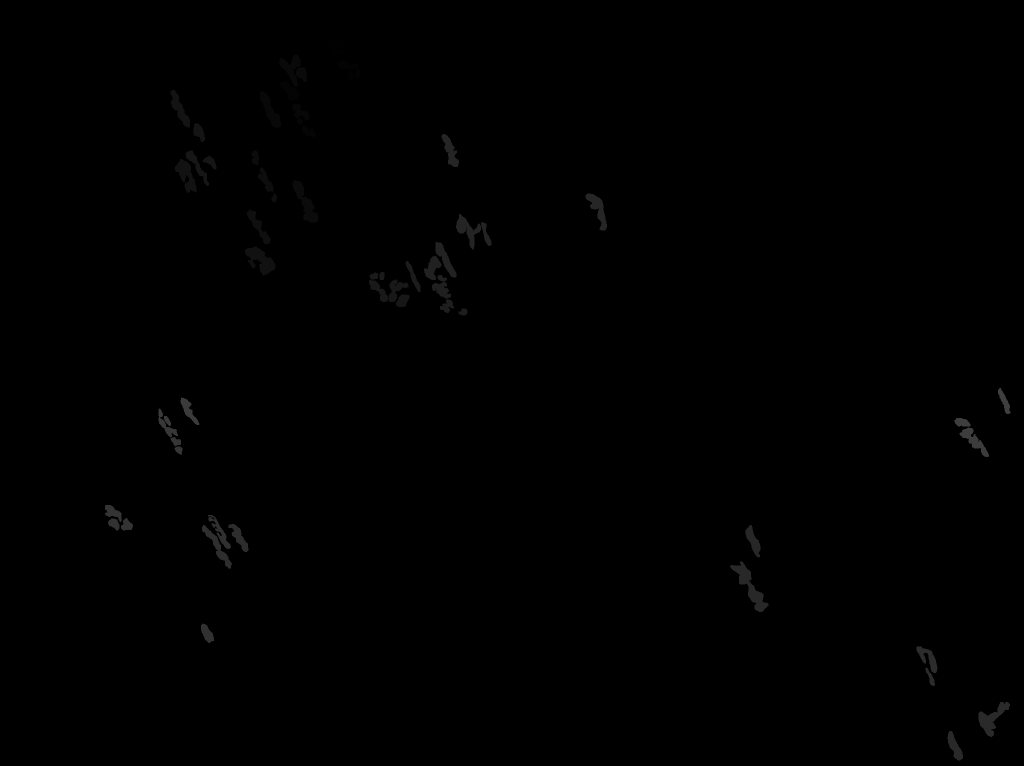
#> input picture images/modelo_02.jpg_annotation.ome.tiff, 2048 x 1532 px, given in place of m_01.jpg, which was not available (shown at 1/2 size)
$ jupyter execute --allow-errors arrombado_v12x.ipynb   (older library calls are emulated)   (text cells are left out)
#> lines starting #> are read from the running program, lines starting #| are printed output that depends on the picture; after the words box and inside, x2 and y2 are one past the last pixel; in counts of white or black regions, pixels touching at a corner belong together; pictures that were not available may be replaced by others from this repository, and a replacement may not be noted
[cell 1]
import numpy as np
import cv2
import pandas as pd
from matplotlib import pyplot as plt
from skimage import io, img_as_float
import seaborn as sns
from skimage.filters import roberts, sobel, scharr, prewitt
from scipy import ndimage as nd
import seaborn as sns
from skimage import img_as_float, exposure, img_as_ubyte
from skimage.morphology import disk
from skimage.filters import rank

[cell 2]
path_das_imagens = '/content/drive/My Drive/Colab Notebooks/arrombado/modelos/m_01.jpg'
mask_path = '/content/drive/My Drive/Colab Notebooks/arrombado/modelos/m_01_template.tiff'

[cell 3]
def train_model(path, mask_path):
    'process the image for train the model'
    'retorns df with features and the label column'
    img = _importar_imagem(path)
    df_1 = _process_img(img)
    df_1 = _get_label(mask_path, df_1)
    print('train_model concluded')
    return df_1

def implement_model(path):
    'process the image for use in the trained model'
    ' returns: df, image dimensions and the img in grayscale'
    img = _importar_imagem(path)
    df_1 = _process_img(img)
    a,b = _get_shape(img)
    print('implement_model concluded')
    return df_1, a,b, img

def _importar_imagem(path):
    'enter the img path '
    'returns the img in grayscale'
    img = cv2.imread(path)
#> img is the input picture: shape (1532, 2048, 3); min 0, max 63, mean 0.4
    #img = io.imread(path)
    #img = np.array(img, dtype=np.uint8)
    #dtype = np.uint8
    img = cv2.cvtColor(img, cv2.COLOR_BGR2GRAY)
#> img: shape (1532, 2048)
    return img

# [5 lines left out: function _get_shape, not called in this run]

def _process_img(img):
    'uses the img for feature extraction'
    df_1 = pd.DataFrame()

    'v1.0'
    """
    df_1['original_img'] = img.reshape(-1)
    df_1 = _get_gabor(df_1, img)
    df_1 = _get_canny(img, df_1)
    df_1 = _get_prewitt(img, df_1)
    df_1 = _get_roberts(img, df_1)
    df_1 = _get_scharr(img, df_1)
    df_1 = _get_sobel(img, df_1)
    for sigma in [0.25,0.5,0.75,1,1.25,1.5,1.75,2,2.25,2.5,2.75,3]:
        df_1 = _get_gaussian(img, df_1, sigma)
    """

    'v1.1'
    """
    df_1['original_img'] = img.reshape(-1)
    df_1 = _get_gabor(df_1, img)
    df_1 = _get_canny(img, df_1)
    df_1 = _get_prewitt(img, df_1)
    df_1 = _get_roberts(img, df_1)
    df_1 = _get_scharr(img, df_1)
    df_1 = _get_sobel(img, df_1)
    df_1 = _get_histogram_equalization(img, df_1)
    df_1 = _CLAHE(img, df_1)

    for sigma in [0.25,0.5,0.75,1,1.25,1.5,1.75,2,2.25,2.5,2.75,3]:
        df_1 = _get_gaussian(img, df_1, sigma)
    """
    'v1.2.0'
    #"""
    df_1['original_img'] = img.reshape(-1)
    for sigma in [0.25,0.5,0.75,1,1.25,1.5,1.75,2,2.25,2.5,2.75,3]:
        df_1 = _get_gaussian(img, df_1, sigma)
#> this loop made 12 passes
#> df_1 on passes 1 to 12: table of 3137536 rows and 2 columns, table of 3137536 rows and 3 columns, table of 3137536 rows and 4 columns, table of 3137536 rows and 5 columns, table of 3137536 rows and 6 columns, table of 3137536 rows and 7 columns, table of 3137536 rows and 8 columns, table of 3137536 rows and 9 columns, table of 3137536 rows and 10 columns, table of 3137536 rows and 11 columns, table of 3137536 rows and 12 columns, table of 3137536 rows and 13 columns
#> in train_model, `df_1 = _process_img(img)`: df_1 = table of 3137536 rows and 13 columns
    #"""

    'v1.2.1'
    """
    df_1['original_img'] = img.reshape(-1)
    """
    'v1.2.2'
    """
    for sigma in [0.25,0.5,0.75,1,1.25,1.5,1.75,2,2.25,2.5,2.75,3]:
        df_1 = _get_gaussian(img, df_1, sigma)
    """

    print('function executed')
    return df_1

# [26 lines left out: function _get_gabor, not called in this run]


'''
    for theta in range(2): #humber of thetas
        theta = theta / 8 * np.pi
        for sigma in (0.5, 1, 1.5, 2, 2.5, 3): # uses sigma 1 and 3
            for lamda in np.arange(0, pi, pi/8):
                for gamma in (0.05 , 0.5, 1, 1.5 ):
                    #generate the gabor kernel
                    gabor_label = 'gabor'+str(num)
                    ksize = 5
                    kernel = cv2.getGaborKernel((ksize,ksize), sigma,theta, lamda, gamma,0, ktype = cv2.CV_32F)

                    kernels.append(kernel) # add o kernel criado numa lista

                    filtered_img = cv2.filter2D(img_1, cv2.CV_8UC3, kernel) #filtra a imagem com o kernel_gabor
                    df_1[gabor_label] = filtered_img.reshape(-1) # add a imagem filtrada no df, como um feature
                    print(gabor_label, 'theta',theta, 'sigma', sigma, 'lamda', lamda, 'gamma', gamma)
                    num += 1
'''
# gabor params filter data


# [29 lines left out: functions _get_canny, _get_roberts, _get_sobel, _get_scharr, _get_prewitt, not called in this run]

def _get_gaussian(img, df_1, sigma_):
    gaussian_label = 'gauss_sigma_' + str(sigma_)
    gaussian = nd.gaussian_filter(img, sigma_)
    gaussian = gaussian.reshape(-1)
    df_1[gaussian_label] = gaussian
    return df_1

def _get_label(mask_path, df_1):
    'insert labeled img for the model and returns the labels to the df'
    'the labeled img is returned as a binary img'
    labeled_img = _importar_imagem(mask_path)
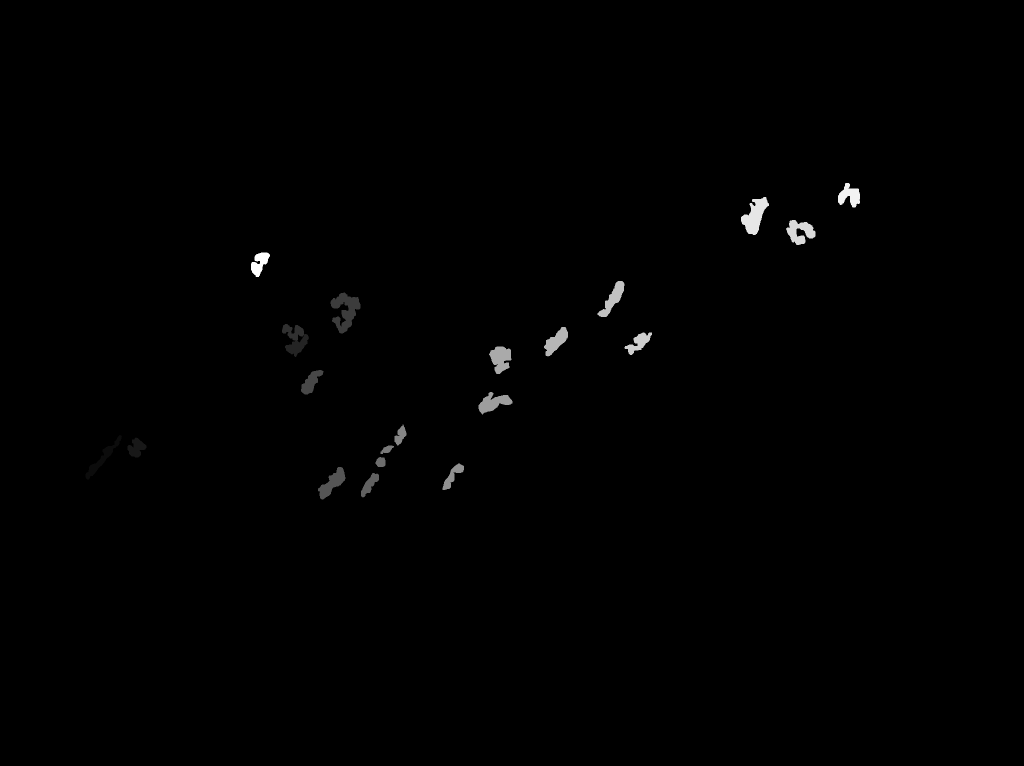
#> input picture images/m_01_template.tiff, 2048 x 1532 px, found by its file name (shown at 1/2 size)
#> in _importar_imagem, img is the input picture: shape (1532, 2048, 3); min 0, max 21, mean 0.1
    segm_1 = (labeled_img > 0)
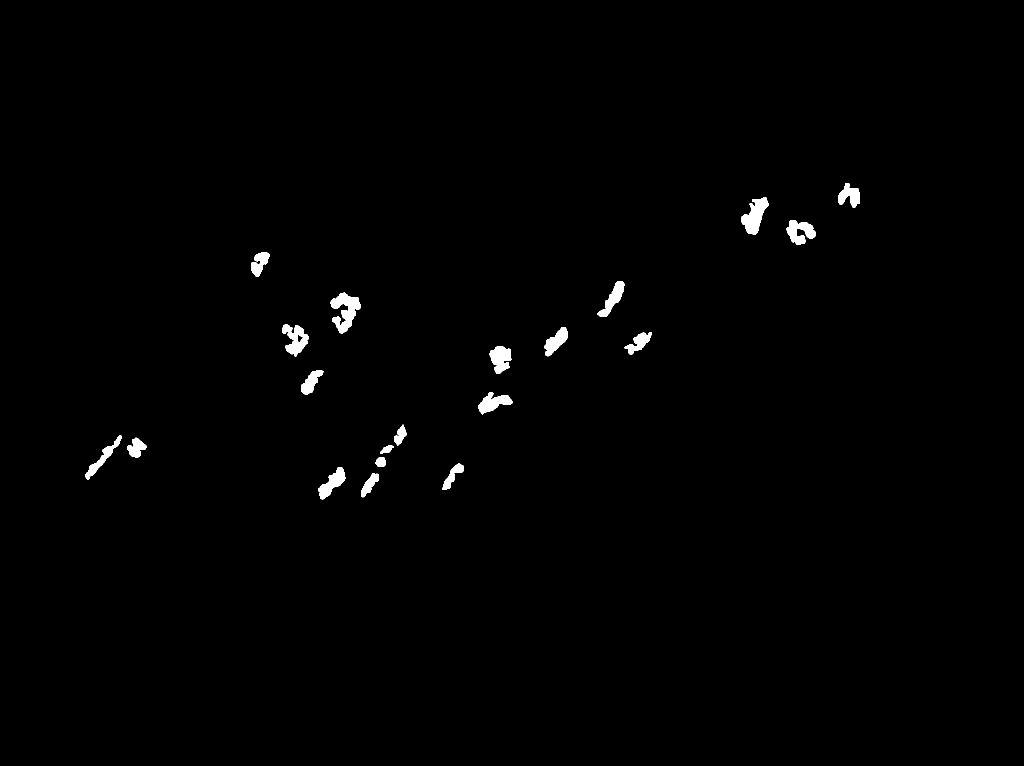
#> segm_1: shape (1532, 2048) bool (shown at 1/2 size); 0.81% white; 20 white regions, largest, box (x1, y1, x2, y2) and area: (661, 585, 721, 667) 2528, (1482, 394, 1538, 470) 2212, (564, 648, 618, 714) 1821
    all_segm = np.zeros( (labeled_img.shape[0],labeled_img.shape[1]), dtype=float)
    all_segm = segm_1
    all_segm = all_segm.astype(float)
    df_1['labels'] = all_segm.reshape(-1)
    return df_1

[cell 4]
from skimage import img_as_float, exposure, img_as_ubyte
from skimage.morphology import disk
from skimage.filters import rank

# [105 lines left out: functions _get_histogram_equalization, _rescale, plot_img_and_histograms, _CLAHE, get_quality_dom, not called in this run]

[cell 5]
#df1 = treina_modelo() ('/content/drive/My Drive/Colab Notebooks/arrombado/modelos/m_01.jpg', '/content/drive/My Drive/Colab Notebooks/arrombado/modelos/m_01_template.tiff')
#path_das_imagens = /content/drive/My Drive/Colab Notebooks/arrombado/modelos/m_01.jpg'
#mask_path = '/content/drive/My Drive/Colab Notebooks/arrombado/modelos/m_01_template.tiff'

[cell 6]
print(path_das_imagens)
print(mask_path)

[cell 7]
df = pd.DataFrame()
#> (the rest of this cell did not finish here and is left out)

#> in train_model, `df_1 = _get_label(mask_path, df_1)`: df_1 = table of 3137536 rows and 14 columns
#| run:  1 df.shape =  (3137536, 14)
#> pass 2 of the loop `for i in range(1,5):`:
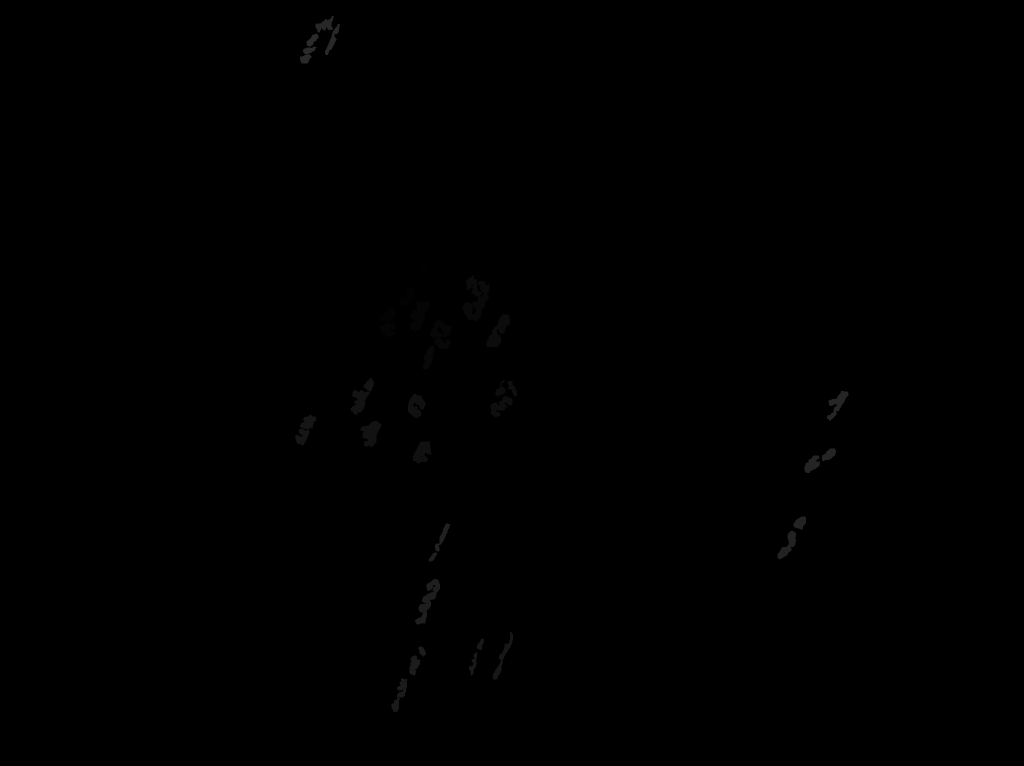
#> input picture images/modelo_03.jpg_annotation.ome.tiff, 2048 x 1532 px, given in place of m_02.jpg, which was not available (shown at 1/2 size)
#> in _importar_imagem, img is the input picture: shape (1532, 2048, 3); min 0, max 43, mean 0.2
#> img: shape (1532, 2048)
#> the loop in _process_img (call 2), `for sigma in [0.25,0.5,0.75,1,1.25,1.5,1.75,2,2.25,2.5,2.75,3]:` made 12 passes
#> in _get_label (call 2), `segm_1 = (labeled_img > 0)`:
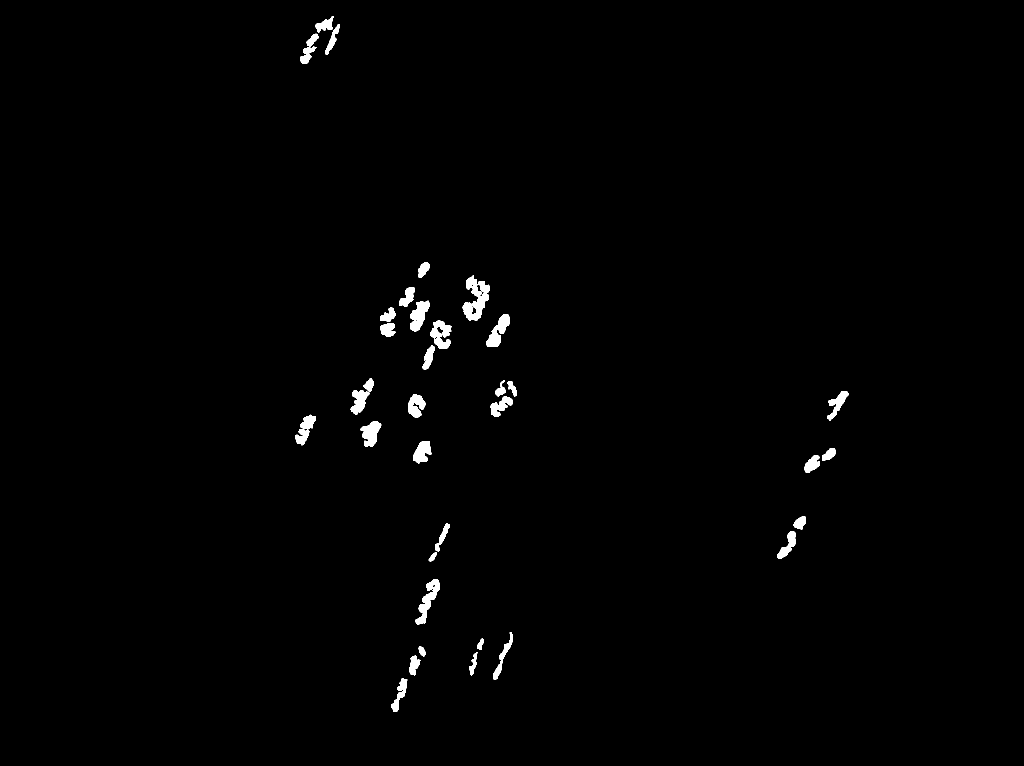
#> segm_1: shape (1532, 2048) bool (shown at 1/2 size); 0.89% white; 38 white regions, largest, box (x1, y1, x2, y2) and area: (925, 551, 979, 642) 2486, (830, 1158, 880, 1249) 1611, (973, 629, 1020, 694) 1434
#> df = table of 6275072 rows and 14 columns
#| run:  2 df.shape =  (6275072, 14)

        #add the previous db into the main df
        df = pd.concat([df, df1] )
        df.reset_index(drop = True, inplace = True)
        print('run: ', i, 'df.shape = ', df.shape)

[cell 8]
df.columns

[cell 9]
x = df1.drop(labels = ['labels'], axis = 1)
#> x = table of 3137536 rows and 13 columns
y = df1['labels']
x.columns

[cell 10]
from sklearn.model_selection import train_test_split
xtrain, xtest, ytrain, ytest = train_test_split(x, y , test_size = 0.4, random_state = 42)
#> xtrain = table of 1882521 rows and 13 columns; xtest = table of 1255015 rows and 13 columns

[cell 11]
from sklearn.ensemble import RandomForestClassifier
model = RandomForestClassifier(n_estimators = 10, random_state = 42)
model.fit(x, y)
ypredict_1 = model.predict(x)

[cell 12]
from sklearn import metrics
print('dados usados: xtrain \n')
#> (the rest of this cell did not finish here and is left out)

[cell 13]
importances = list(model.feature_importances_.round(4))
importances

features = pd.DataFrame( data = importances, index= x.columns)
#> features = table of 13 rows and 1 columns
features.sort_values(by = 0 ,ascending = False, inplace=True)
features.shape
features
#> Out = table of 13 rows and 1 columns

[cell 14]
importances = list(model.feature_importances_.round(4))
importances

features = pd.DataFrame( data = importances, index= x.columns)
features.sort_values(by = 0 ,ascending = False, inplace=True)
features.shape
features
#> Out = table of 13 rows and 1 columns

[cell 15]
importances = list(model.feature_importances_.round(4))
importances

features = pd.DataFrame( data = importances, index= x.columns)
features.sort_values(by = 0 ,ascending = False, inplace=True)
features.shape
features
#> Out = table of 13 rows and 1 columns

[cell 16]
importances = list(model.feature_importances_.round(4))
importances

features = pd.DataFrame( data = importances, index= x.columns)
features.sort_values(by = 0 ,ascending = False, inplace=True)
features.shape
features
#> Out = table of 13 rows and 1 columns

[cell 17]
importances = list(model.feature_importances_.round(4))
importances

features = pd.DataFrame( data = importances, index= x.columns)
features.sort_values(by = 0 ,ascending = False, inplace=True)
features.shape
features
#> Out = table of 13 rows and 1 columns

[cell 18]
sns.set(style = 'darkgrid')
ax = sns.distplot(features, kde = False, bins = 30)
ax.set_title('Features importance distribution v1.0', fontsize = 17)
ax.set_xlabel('Score (fraction)')
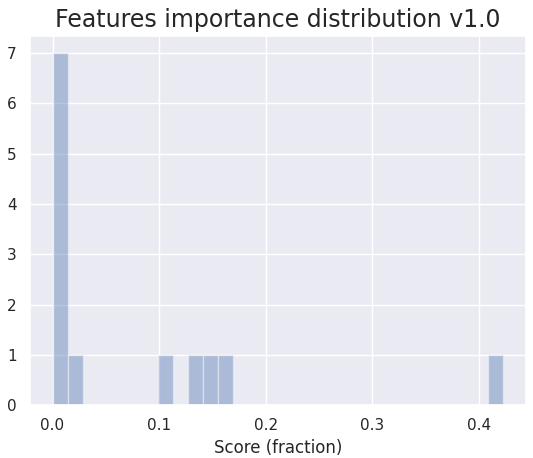
#> figure drawn by matplotlib, 1 panel; tallest bar 7 high, from x = 0 to 0.0141

[cell 19]
sns.set(style = 'darkgrid')
ax = sns.distplot(features, kde = False, bins = 30)
ax.set_title('Features importance distribution', fontsize = 17)
ax.set_xlabel('Score (fraction)')
#> figure, not shown here; tallest bar 7 high, from x = 0 to 0.0141

[cell 20]
sns.set(style = 'darkgrid')
ax = sns.distplot(features, kde = False, bins = 30)
ax.set_title('Features importance distribution v1.2.0', fontsize = 17)
ax.set_xlabel('Score (fraction)')
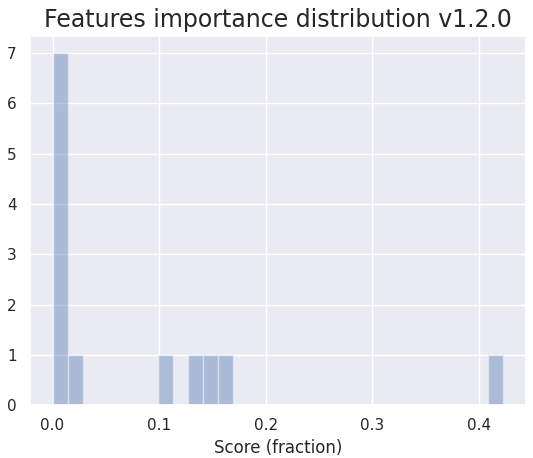
#> figure drawn by matplotlib, 1 panel; tallest bar 7 high, from x = 0 to 0.0141

[cell 21]
sns.set(style = 'darkgrid')
ax = sns.distplot(features, kde = False, bins = 30)
ax.set_title('Features importance distribution v1.2.1', fontsize = 17)
ax.set_xlabel('Score (fraction)')
#> figure, not shown here; tallest bar 7 high, from x = 0 to 0.0141

[cell 22]
sns.set(style = 'darkgrid')
ax = sns.distplot(features, kde = False, bins = 30)
ax.set_title('Features importance distribution v1.2.2', fontsize = 17)
ax.set_xlabel('Score (fraction)')
#> figure, not shown here; tallest bar 7 high, from x = 0 to 0.0141
